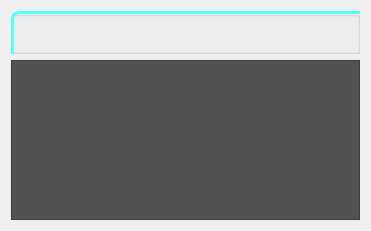
   <widget class="QWidget" name="layoutWidget">
    <property name="geometry">
     <rect>
      <x>11</x>
      <y>1</y>
      <width>371</width>
      <height>231</height>
     </rect>
    </property>
    <layout class="QGridLayout" name="gridLayout">
     <property name="sizeConstraint">
      <enum>QLayout::SetMinAndMaxSize</enum>
     </property>
     <property name="spacing">
      <number>6</number>
     </property>
     <item row="0" column="0">
      <widget class="QGroupBox" name="groupBox">
       <property name="focusPolicy">
        <enum>Qt::NoFocus</enum>
       </property>
       <property name="autoFillBackground">
        <bool>false</bool>
       </property>
       <property name="styleSheet">
        <string notr="true"/>
       </property>
       <property name="title">
        <string/>
       </property>
       <widget class="QWidget" name="layoutWidget">
        <property name="geometry">
         <rect>
          <x>10</x>
          <y>10</y>
          <width>351</width>
          <height>41</height>
         </rect>
        </property>
        <layout class="QHBoxLayout" name="horizontalLayout">
         <item>
          <layout class="QVBoxLayout" name="verticalLayout">
           <item>
            <widget class="QLabel" name="label_Version">
             <property name="text">
              <string/>
             </property>
            </widget>
           </item>
           <item>
            <widget class="QLabel" name="label_RFFrequency">
             <property name="text">
              <string/>
             </property>
            </widget>
           </item>
          </layout>
         </item>
         <item>
          <layout class="QVBoxLayout" name="verticalLayout_2">
           <item>
            <widget class="QLabel" name="label_3">
             <property name="text">
              <string/>
             </property>
            </widget>
           </item>
           <item>
            <widget class="QLabel" name="label_TXO">
             <property name="text">
              <string/>
             </property>
            </widget>
           </item>
          </layout>
         </item>
        </layout>
       </widget>
       <widget class="QLabel" name="label_6">
        <property name="geometry">
         <rect>
          <x>0</x>
          <y>0</y>
          <width>371</width>
          <height>61</height>
         </rect>
        </property>
        <property name="styleSheet">
         <string notr="true">border: 3px solid rgb(85, 255, 255);border-radius:8px;selection-background-color: rgb(85, 255, 255);</string>
        </property>
        <property name="text">
         <string/>
        </property>
       </widget>
      </widget>
     </item>
     <item row="2" column="0">
      <widget class="QTextEdit" name="textEdit_printdata">
       <property name="maximumSize">
        <size>
         <width>16777215</width>
         <height>160</height>
        </size>
       </property>
       <property name="palette">
        <palette>
         <active>
          <colorrole role="WindowText">
           <brush brushstyle="SolidPattern">
            <color alpha="255">
             <red>255</red>
             <green>255</green>
             <blue>255</blue>
            </color>
           </brush>
          </colorrole>
          <colorrole role="Button">
           <brush brushstyle="SolidPattern">
            <color alpha="255">
             <red>81</red>
             <green>81</green>
             <blue>81</blue>
            </color>
           </brush>
          </colorrole>
          <colorrole role="Text">
           <brush brushstyle="SolidPattern">
            <color alpha="255">
             <red>255</red>
             <green>255</green>
             <blue>255</blue>
            </color>
           </brush>
          </colorrole>
          <colorrole role="ButtonText">
           <brush brushstyle="SolidPattern">
            <color alpha="255">
             <red>255</red>
             <green>255</green>
             <blue>255</blue>
            </color>
           </brush>
          </colorrole>
          <colorrole role="Base">
           <brush brushstyle="SolidPattern">
            <color alpha="255">
             <red>81</red>
             <green>81</green>
             <blue>81</blue>
            </color>
           </brush>
          </colorrole>
          <colorrole role="Window">
           <brush brushstyle="SolidPattern">
            <color alpha="255">
             <red>81</red>
             <green>81</green>
             <blue>81</blue>
            </color>
           </brush>
          </colorrole>
         </active>
         <inactive>
          <colorrole role="WindowText">
           <brush brushstyle="SolidPattern">
            <color alpha="255">
             <red>255</red>
             <green>255</green>
             <blue>255</blue>
            </color>
           </brush>
          </colorrole>
          <colorrole role="Button">
           <brush brushstyle="SolidPattern">
            <color alpha="255">
             <red>81</red>
             <green>81</green>
             <blue>81</blue>
            </color>
           </brush>
          </colorrole>
          <colorrole role="Text">
           <brush brushstyle="SolidPattern">
            <color alpha="255">
             <red>255</red>
             <green>255</green>
             <blue>255</blue>
            </color>
           </brush>
          </colorrole>
          <colorrole role="ButtonText">
           <brush brushstyle="SolidPattern">
            <color alpha="255">
             <red>255</red>
             <green>255</green>
             <blue>255</blue>
            </color>
           </brush>
          </colorrole>
          <colorrole role="Base">
           <brush brushstyle="SolidPattern">
            <color alpha="255">
             <red>81</red>
             <green>81</green>
             <blue>81</blue>
            </color>
           </brush>
          </colorrole>
          <colorrole role="Window">
           <brush brushstyle="SolidPattern">
            <color alpha="255">
             <red>81</red>
             <green>81</green>
             <blue>81</blue>
            </color>
           </brush>
          </colorrole>
         </inactive>
         <disabled>
          <colorrole role="WindowText">
           <brush brushstyle="SolidPattern">
            <color alpha="255">
             <red>255</red>
             <green>255</green>
             <blue>255</blue>
            </color>
           </brush>
          </colorrole>
          <colorrole role="Button">
           <brush brushstyle="SolidPattern">
            <color alpha="255">
             <red>81</red>
             <green>81</green>
             <blue>81</blue>
            </color>
           </brush>
          </colorrole>
          <colorrole role="Text">
           <brush brushstyle="SolidPattern">
            <color alpha="255">
             <red>255</red>
             <green>255</green>
             <blue>255</blue>
            </color>
           </brush>
          </colorrole>
          <colorrole role="ButtonText">
           <brush brushstyle="SolidPattern">
            <color alpha="255">
             <red>255</red>
             <green>255</green>
             <blue>255</blue>
            </color>
           </brush>
          </colorrole>
          <colorrole role="Base">
           <brush brushstyle="SolidPattern">
            <color alpha="255">
             <red>81</red>
             <green>81</green>
             <blue>81</blue>
            </color>
           </brush>
          </colorrole>
          <colorrole role="Window">
           <brush brushstyle="SolidPattern">
            <color alpha="255">
             <red>81</red>
             <green>81</green>
             <blue>81</blue>
            </color>
           </brush>
          </colorrole>
         </disabled>
        </palette>
       </property>
       <property name="mouseTracking">
        <bool>true</bool>
       </property>
       <property name="contextMenuPolicy">
        <enum>Qt::NoContextMenu</enum>
       </property>
       <property name="styleSheet">
        <string notr="true">background-color: rgb(81, 81, 81);
color: rgb(255, 255, 255);</string>
       </property>
       <property name="sizeAdjustPolicy">
        <enum>QAbstractScrollArea::AdjustIgnored</enum>
       </property>
       <property name="undoRedoEnabled">
        <bool>false</bool>
       </property>
       <property name="readOnly">
        <bool>true</bool>
       </property>
       <property name="cursorWidth">
        <number>0</number>
       </property>
       <property name="textInteractionFlags">
        <set>Qt::TextSelectableByMouse</set>
       </property>
      </widget>
     </item>
    </layout>
   </widget>
